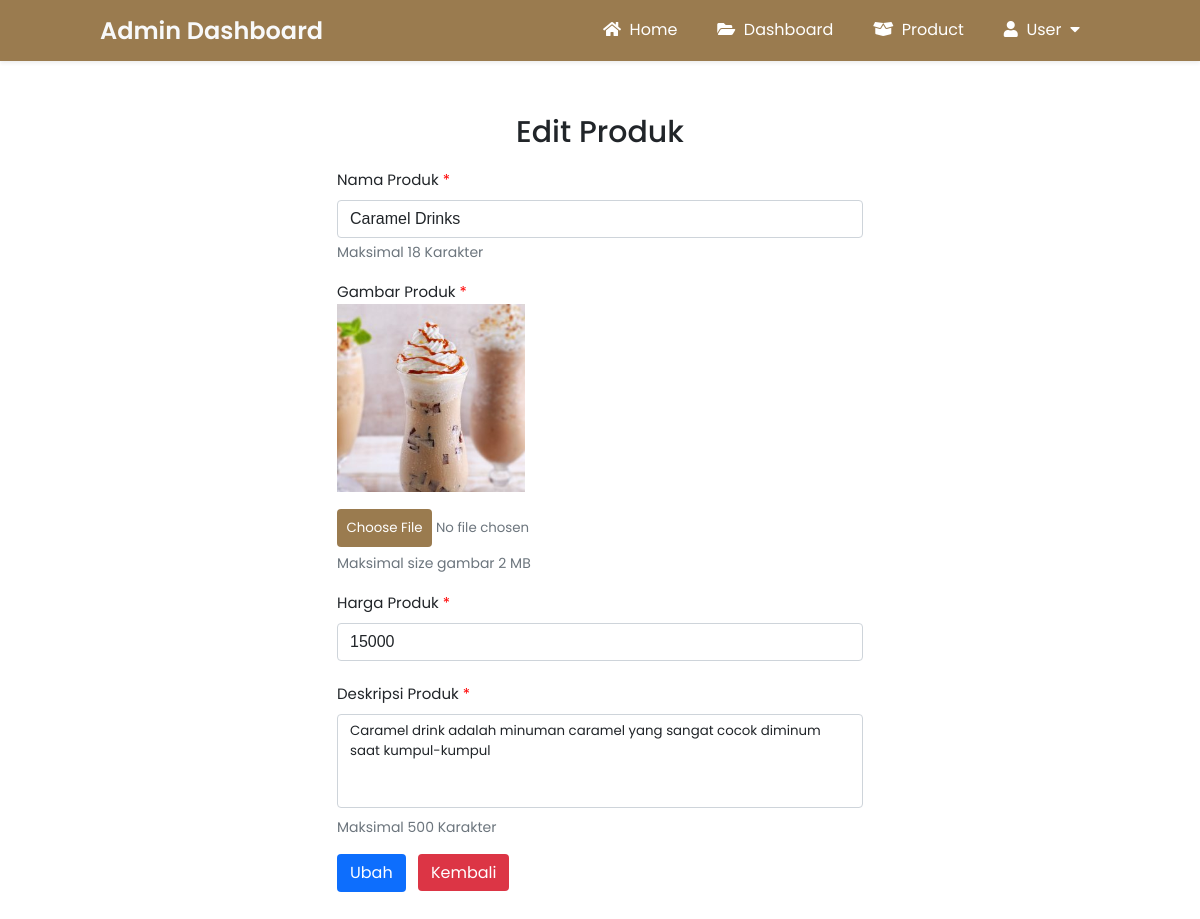
Screenshot of /admin/edit-product.php?id=24 (signed in) with the database file from the repository.
### tables this page shows
CREATE TABLE `tbl_product` (
  `id` int(11) NOT NULL,
  `gambar` varchar(200) NOT NULL,
  `nama_product` varchar(200) NOT NULL,
  `harga` int(11) NOT NULL,
  `tgl_tambah` varchar(200) NOT NULL,
  `terjual` int(11) NOT NULL,
  `deskripsi` text NOT NULL
);

### config/config.php (called while the page is built, shortened)
<?php
$hostname = "localhost";
$username = "root";
$password = "";
$database = "db_cafe";
$koneksi = mysqli_connect($hostname, $username, $password, $database);
function queryProduct($queryProduct) {
    global $koneksi;
    $hasil = mysqli_query($koneksi, $queryProduct);
    $tampungBaris = [];
    while($baris = mysqli_fetch_assoc($hasil)) {
        $tampungBaris[] = $baris;
    }
    return $tampungBaris;
}
?>

### admin/edit-product.php (the view, shortened to what this page needs)
<?php
require '../config/config.php';
$id = $_GET['id'];
$dataProduct = queryProduct("SELECT * FROM tbl_product WHERE id = $id")[0];
?>
<!DOCTYPE html>
<html lang="en">
<head>
    <link rel="stylesheet" href="https://cdnjs.cloudflare.com/ajax/libs/font-awesome/5.15.3/css/all.min.css" />
    <link rel="stylesheet" href="../css/edit-product.css?v=<?php echo time(); ?>">
</head>
<body>
<header class="nav-top-mg">
    <div class="logo">
        <a href="admin.php">
            Admin Dashboard
        </a>
    </div>
    <nav class="nav-bot">
        <ul>
            <li><a href="../index.php"><i class="fas fa-home"></i>&nbsp;&nbsp;Home</a></li>
            <li><a href="admin.php"><i class="fas fa-folder-open"></i>&nbsp;&nbsp;Dashboard</a></li>
            <li><a href="product.php"><i class="fas fa-box-open"></i>&nbsp;&nbsp;Product</a></li>
            <li class="dropdown1"><a href="#"><i class="fas fa-user"></i>&nbsp;&nbsp;User&nbsp;&nbsp;<i class="fas fa-caret-down"></i></a>
            </li>
        </ul>
    </nav>
</header>
<section class="edit-product">
    <div class="container">
        <h1 class="title-form">Edit Produk</h1>
        <form method="post" enctype="multipart/form-data">
            <div class="form">
                <label class="form-label" for="nama_product">Nama Produk <span id="bintang">*</span></label><br>
                <input type="text" id="nama_product" name="nama_product" value="<?= $dataProduct['nama_product']; ?>" maxlength="18">
                <div class="form-text">Maksimal 18 Karakter</div>
            </div>
            <div class="form">
                <label class="form-label" for="gambar">Gambar Produk <span id="bintang">*</span></label><br>
                <img class="resize-image" src="<?= '../uploads/' . $dataProduct['gambar']; ?>"><br>
                <input type="file" id="gambar" class="upload-file" name="gambar">
                <div class="form-text">Maksimal size gambar 2 MB</div>
            </div>
            <div class="form">
                <label class="form-label" for="harga">Harga Produk <span id="bintang">*</span></label><br>
                <input type="number" id="harga" name="harga" value="<?= $dataProduct['harga']; ?>" min="0">
            </div>
            <div class="form">
                <label class="form-label" for="deskripsi">Deskripsi Produk <span id="bintang">*</span></label><br>
                <textarea name="deskripsi" id="deskripsi" maxlength="500"><?= $dataProduct['deskripsi']; ?></textarea>
                <div class="form-text">Maksimal 500  Karakter</div>
            </div>
            <button type="submit" name="ubah" class="button-ubah">Ubah</button>
            <a href="detail-product.php?id=<?= $id; ?>" class="button-kembali">Kembali</a>
        </form>
    </div>
</section>
</body>
</html>

### css/edit-product.css (style rules this page uses)
body { font-family: 'Poppins', sans-serif; margin: 0; padding: 0; }
header { position: absolute; top: 0; left: 0; padding: 0 100px; background: #9A7B4F; width: 100%; box-sizing: border-box; box-shadow: 0 .125rem .25rem rgba(0,0,0,.075); }
header .logo a { margin-top: 13px; color: #f8f9fa; height: 48px; font-size: 24px; float: left; font-weight: 600; text-decoration: none; }
header nav { float: right; }
header nav ul { margin: 0; padding: 0; display: flex; }
header nav ul li { list-style: none; position: relative; }
header nav ul li a { height: 50px; line-height: 50px; padding: 5px 20px; color: #fff; text-decoration: none; display: block; }
.edit-product { display: flex; align-items: center; justify-content: center; flex-direction: column; margin-top: 85px; margin-bottom: 35px; }
h1.title-form { font-size: 30px; font-weight: 500; text-align: center; color: #212529; margin-block-end: 0.4em; }
.form { display: block; margin-bottom: 16px; }
label.form-label { font-size: 15px; color: #212529; }
span#bintang { color: red; }
input[type="text"], input[type="number"] { margin-top: 8px; margin-bottom: 4px; width: 500px; padding: .375rem .75rem; border-radius: .25rem; font-size: 1rem; line-height: 1.5; border: 1px solid #ced4da; color: #212529; background-clip: padding-box; outline: none; }
textarea { margin-top: 8px; margin-bottom: 2px; width: 500px; height: 80px; padding: .375rem .75rem; border-radius: .25rem; line-height: 1.5; border: 1px solid #ced4da; color: #212529; background-clip: padding-box; outline: none; resize: none; font-family: 'Poppins', sans-serif; }
.form-text { font-size: 14px; color: #6c757d; }
.resize-image { width: 188px; height: 188px; }
input#gambar.upload-file { color: #6c757d; font-family: 'Poppins', sans-serif; margin-bottom: 4px; }
.upload-file { width: 250px; height: 50px; background: #fff; }
button.button-ubah { background: #0d6efd; color: #fff; padding: 6px 12px; border-radius: .25rem; border: 1px solid transparent; font-size: 1rem; line-height: 1.5; font-family: 'Poppins', sans-serif; margin-right: 8px; outline: none; cursor: pointer; }
.button-kembali { background: #dc3545; color: #fff; padding: 6px 12px; border-radius: .25rem; border: 1px solid transparent; font-size: 1rem; line-height: 1.5; outline: none; text-decoration: none; cursor: pointer; }

### rows the page displays
tbl_product: nama_product "Caramel Drinks", gambar (picture), harga "15000", deskripsi "Caramel drink adalah minuman caramel yang sangat cocok diminum saat kumpul-kumpul"
